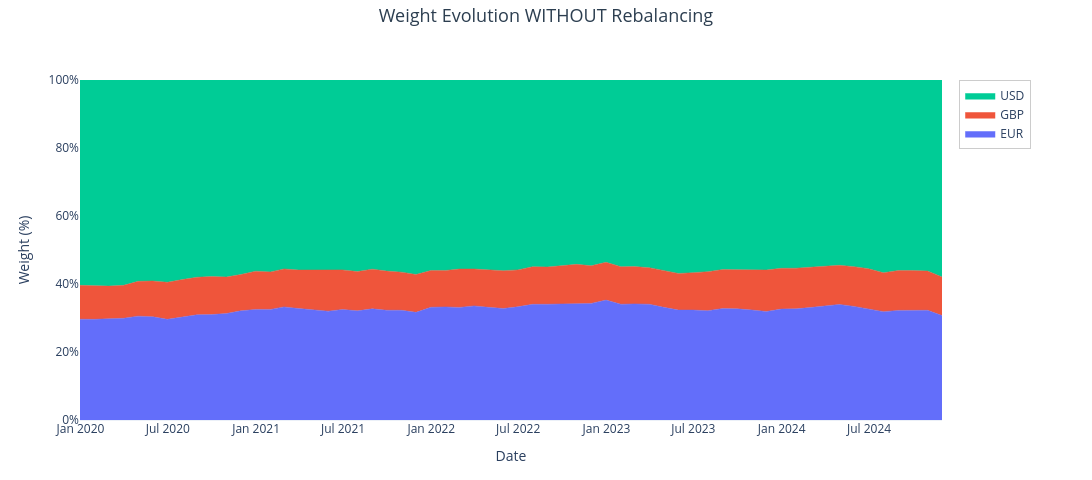
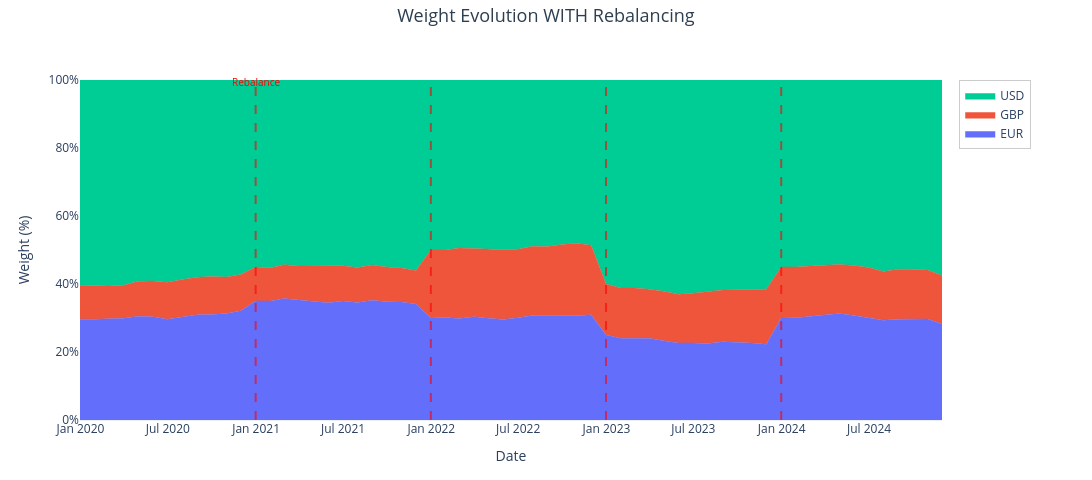

Source (notebook cell) for these figures, in order:
### Code cell
# Compare weight evolution with and without rebalancing using Portfolio methods
print("Weight Evolution WITHOUT Rebalancing:")
fig1 = portfolio.plot_weight_evolution(
    title='Weight Evolution WITHOUT Rebalancing'
)
fig1.show()

print("\nWeight Evolution WITH Rebalancing:")
fig2 = portfolio_rebal.plot_weight_evolution(
    title='Weight Evolution WITH Rebalancing'
)
fig2.show()
